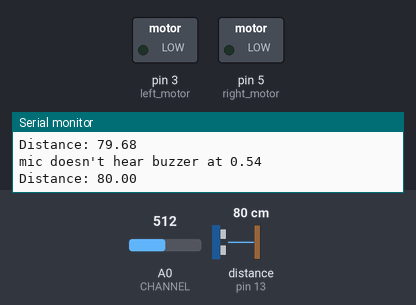
The sketch below on a simulated Arduino Uno, built with avr-gcc and run on an emulated ATmega328P. Parts: switched loads named in the sketch (green lamp = pin HIGH), the last lines printed to the serial monitor. Wiring (inferred from the names in the program): ultrasonic range finder: trigger pin 12; echo pin 13. The test bench sets the inputs (shaded band); at power-on: distance to the obstacle (sensor on pin 13) 80 cm, A0 (CHANNEL) = 512. The echo pulse lasts 58.3 µs per cm; pins used as bus, display or sensor lines are not drawn.

Above: at 1.2 s.
1.3 s: distance to the obstacle (sensor on pin 13) set to 58 cm
2.8 s: distance to the obstacle (sensor on pin 13) set to 50 cm
At 3.2 s:
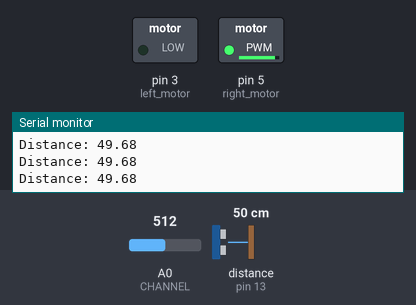
Timing chart, 0 to 5.8 s (numbered marks = the images above; inputs shaded):
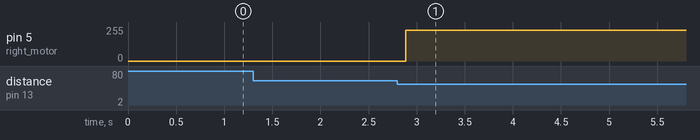

The sketch:

robber_car.ino
```cpp
// (licence header left out)
#include "arduinoFFT.h"

/*
These values can be changed in order to evaluate the functions
*/
#define CHANNEL A0
const uint16_t samples = 64; //This value MUST ALWAYS be a power of 2
const double samplingFrequency = 8000; //Hz, must be less than 10000 due to ADC

unsigned int sampling_period_us;
unsigned long microseconds;

// Ultrasonic sensor variables
const int trigPin = 12;
const int echoPin = 13;
int distanceCounter = 0;

float duration, distance;

/*
These are the input and output vectors
Input vectors receive computed results from FFT
*/
double vReal[samples];
double vImag[samples];

double vRealHistory[20];

ArduinoFFT<double> FFT = ArduinoFFT<double>(vReal, vImag, samples, samplingFrequency);

#define SCL_INDEX 0x00
#define SCL_TIME 0x01
#define SCL_FREQUENCY 0x02
#define SCL_PLOT 0x03
#define maxAmp 5000

int left_motor = 3;
int right_motor = 5;

void setup()
{
  sampling_period_us = round(1000000*(1.0/samplingFrequency));
  Serial.begin(115200);
  while(!Serial);
  Serial.println("Ready");

  pinMode(left_motor, OUTPUT);
  pinMode(right_motor, OUTPUT);

  //Ultrasonic sensor setup
  pinMode(trigPin, OUTPUT);
  pinMode(echoPin, INPUT);

}

double audio_scale(double realAmp){

  double scaleFactor = realAmp / maxAmp;

  return scaleFactor;

}

double readDutyCycle(int pin) {
  unsigned long highTime = pulseIn(pin, HIGH); // Time in microseconds the signal is HIGH
  unsigned long lowTime = pulseIn(pin, LOW);  // Time in microseconds the signal is LOW
  unsigned long period = highTime + lowTime;  // Total period of the PWM signal

  if (period == 0) return 0; // Avoid division by zero if no signal is detected

  double dutyCycle = (double)highTime / period; // Calculate duty cycle as a fraction (0-1)
  return dutyCycle;
}

//double[] pidController(){
//
//}

void loop()
{

  digitalWrite(trigPin, LOW);
  delayMicroseconds(2);
  digitalWrite(trigPin, HIGH);
  delayMicroseconds(10);
  digitalWrite(trigPin, LOW);

  duration = pulseIn(echoPin, HIGH);
  distance = (duration*.0343)/2;
  Serial.print("Distance: ");
  Serial.println(distance);

  if(distance <= 53){
//    distanceCounter++;
//  }
//
//  if(distanceCounter >= 3){
//    distanceCounter = 0;
//
////    analogWrite(left_motor, 255*0.1*0.9);
////    analogWrite(right_motor, 255 * 0.9);

    analogWrite(left_motor, 0);
    analogWrite(right_motor, 229.5);

  }

  else{

  /*SAMPLING*/
  microseconds = micros();
  for(int i=0; i<samples; i++)
  {
      vReal[i] = analogRead(CHANNEL);
      vImag[i] = 0;
      while(micros() - microseconds < sampling_period_us){
        //empty loop
      }
      microseconds += sampling_period_us;
  }
  FFT = ArduinoFFT<double>(vReal, vImag, samples, samplingFrequency); /* Create FFT object */
  // ArduinoFFT<double> FFT = ArduinoFFT<double>(vReal, vImag, samples, samplingFrequency);
  /* Print the results of the sampling according to time */
  // Serial.println("Data:");
  // PrintVector(vReal, samples, SCL_TIME);
  FFT.windowing(FFT_WIN_TYP_HAMMING, FFT_FORWARD);  /* Weigh data */
  // Serial.println("Weighed data:");
  // PrintVector(vReal, samples, SCL_TIME);
  FFT.compute(FFT_FORWARD); /* Compute FFT */
  // Serial.println("Computed Real values:");
  // PrintVector(vReal, samples, SCL_INDEX);
  // Serial.println("Computed Imaginary values:");
  // PrintVector(vImag, samples, SCL_INDEX);
  FFT.complexToMagnitude(); /* Compute magnitudes */
  // Serial.println("Computed magnitudes:");
  // PrintVector(vReal, (samples >> 1), SCL_FREQUENCY);
  // double x = FFT.majorPeak();
  // Serial.println(x, 2); //Print out what frequency is the most dominant.

  // Serial.println("Freq (Hz) : Amplitude");
  // for (int i = 0; i < samples / 2; i++) { // Only first half of bins are meaningful
  //   double frequency = (i * samplingFrequency) / samples;
  //   Serial.print(frequency);
  //   Serial.print(" Hz : ");
  //   Serial.println(vReal[i]); // Amplitude
  // }
  for (int i = 1; i < 20; ++i) {
    vRealHistory[i] = vRealHistory[i - 1];
  }
  vRealHistory[0] = vReal[19];

  bool detected = false;
  for (int i = 0; i < 20; ++i) {
    if (vRealHistory[i] > 1000) {
      detected = true;
    }
  }

  double totalvReal = 0;
  for (int i = 0; i < 20; ++i) {
    totalvReal += vRealHistory[i];
  }
  double avg = totalvReal / 20.0;

  if (detected) {
    Serial.print("MIC HEARS BUZZER AT ");
    Serial.println(avg);
    double scaleFactor = audio_scale(avg);

//    analogWrite(left_motor, (20*255)/100);
//    analogWrite(right_motor, (30*255)/100);
    double duty_cycle = 0.5 + scaleFactor * 0.4;
    analogWrite(left_motor, 255*0.4*duty_cycle);
    analogWrite(right_motor, 255 * duty_cycle);

//    double leftRead = readDutyCycle(left_motor);
//    double rightRead = readDutyCycle(right_motor);
//
//    Serial.print("left motor pwm = ");
//    Serial.println(leftRead);
//    Serial.print("right motor pwm = ");
//    Serial.println(rightRead);
  }
  else {
    Serial.print("mic doesn't hear buzzer at ");
    Serial.println(avg);
    analogWrite(left_motor, 0);
    analogWrite(right_motor, 0);
    // analogWrite(left_motor, 255*0.1);
    // analogWrite(right_motor, 255*0.5);
  }


  // Serial.print("Sampling Rate: ");
  // Serial.print(samplingFrequency);
  // Serial.println(" Hz");

  // while(1); /* Run Once */
  }
  delay(100); /* Repeat after delay */
}

void PrintVector(double *vData, uint16_t bufferSize, uint8_t scaleType)
{
  for (uint16_t i = 0; i < bufferSize; i++)
  {
    double abscissa;
    /* Print abscissa value */
    switch (scaleType)
    {
      case SCL_INDEX:
        abscissa = (i * 1.0);
  break;
      case SCL_TIME:
        abscissa = ((i * 1.0) / samplingFrequency);
  break;
      case SCL_FREQUENCY:
        abscissa = ((i * 1.0 * samplingFrequency) / samples);
  break;
    }
    Serial.print(abscissa, 6);
    if(scaleType==SCL_FREQUENCY)
      Serial.print("Hz");
    Serial.print(" ");
    Serial.println(vData[i], 4);
  }
  Serial.println();
}
```

Measured:
- the behaviour switches between 54 and 53 cm on distance to the obstacle (sensor on pin 13) (found by bisection; images 0 and 1)
- after the input at 2.8 s, pin 5 (right_motor): 0/255 → 229/255 after 0.09 s
